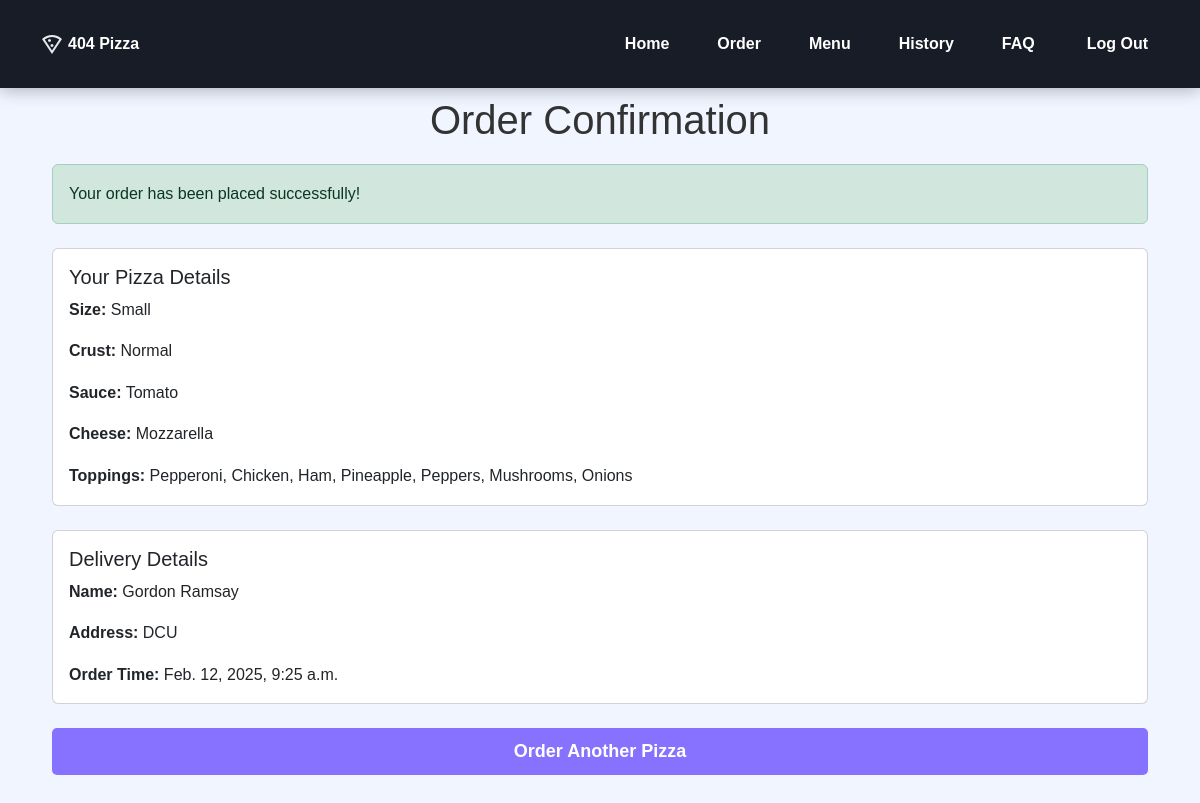
The app's page /order/ (signed in) with its own data.
### pizza_main/models.py (models this page shows, shortened)
class Pizza(models.Model):
    user = models.ForeignKey(User, on_delete=models.CASCADE, null=True, blank=True)
    size = models.ForeignKey(PizzaSize, on_delete=models.CASCADE)
    crust = models.ForeignKey(CrustType, on_delete=models.CASCADE)
    sauce = models.ForeignKey(Sauce, on_delete=models.CASCADE)
    cheese = models.ForeignKey(Cheese, on_delete=models.CASCADE)
    toppings = models.ManyToManyField(Topping)
    created_at = models.DateTimeField(default=now)
    name = models.CharField(max_length=100, default="Gordon Ramsay")
    address = models.TextField(default="DCU")

class PizzaSize(models.Model):
    name = models.CharField(max_length=50, unique=True)
    def __str__(self):
        return self.name

class CrustType(models.Model):
    name = models.CharField(max_length=50, unique=True)
    def __str__(self):
        return self.name

class Sauce(models.Model):
    name = models.CharField(max_length=50, unique=True)
    def __str__(self):
        return self.name

class Cheese(models.Model):
    name = models.CharField(max_length=50, unique=True)
    def __str__(self):
        return self.name

class Topping(models.Model):
    name = models.CharField(max_length=50, unique=True)
    def __str__(self):
        return self.name

### pizza_main/views.py (the view)
# urls.py: path('order/', views.order_confirmation, name='order'),
@login_required
def order_confirmation(request):
    pizza_id = request.session.get('pizza_id')
    if not pizza_id:
        return redirect('create_pizza')
    pizza = get_object_or_404(Pizza, id=pizza_id)
    if 'pizza_id' in request.session:
        del request.session['pizza_id']
    messages.success(request, 'Your order has been placed successfully!')
    return render(request, 'order.html', {'pizza': pizza})

### pizza_main/templates/order.html
{% extends 'navbar.html' %}
{% block content %}
<div class="container mt-5">
    <h1 class="text-center">Order Confirmation</h1>
    {% if messages %}
        {% for message in messages %}
            <div class="alert alert-success">{{ message }}</div>
        {% endfor %}
    {% endif %}
    <div class="card mt-4">
        <div class="card-body">
            <h5 class="card-title">Your Pizza Details</h5>
            <p class="card-text"><strong>Size:</strong> {{ pizza.size }}</p>
            <p class="card-text"><strong>Crust:</strong> {{ pizza.crust }}</p>
            <p class="card-text"><strong>Sauce:</strong> {{ pizza.sauce }}</p>
            <p class="card-text"><strong>Cheese:</strong> {{ pizza.cheese }}</p>
            <p class="card-text"><strong>Toppings:</strong> {{ pizza.toppings.all|join:", " }}</p>
        </div>
    </div>
    <div class="card mt-4">
        <div class="card-body">
            <h5 class="card-title">Delivery Details</h5>
            <p class="card-text"><strong>Name:</strong> {{ pizza.name }}</p>
            <p class="card-text"><strong>Address:</strong> {{ pizza.address }}</p>
            <p class="card-text"><strong>Order Time:</strong> {{ pizza.created_at }}</p>
        </div>
    </div>
    <div class="text-center mt-4">
        <a href="{% url 'create_pizza' %}" class="btn btn-primary">Order Another Pizza</a>
    </div>
</div>
{% endblock %}

### pizza_main/static/css/other.css (style rules this page uses)
body { margin: 0; padding: 48px 0; line-height: 1.6rem; min-height: 100vh; font-family: var(--body-font); font-size: var(--normal-font-size); background-color: var(--body-color); }
a { text-decoration: none; }
.container { max-width: 1120px; margin-inline: 1.5rem; }
@media screen and (min-width: 1118px) { .container { margin-inline: auto; } }
*, *::before, *::after { box-sizing: border-box; }
.btn-primary { background-color: #8672FF; border: none; padding: 10px; width: 100%; font-size: 18px; font-weight: bold; border-radius: 5px; transition: background 0.3s ease; }
h1 { text-align: center; color: #333; margin-bottom: 20px; }
*:before, *:after { -moz-box-sizing: border-box; -webkit-box-sizing: border-box; box-sizing: border-box; }
body { margin: 0; }

### records on screen
Pizza: size "Small", crust "Normal", sauce "Tomato", cheese "Mozzarella", toppings.all "Pepperoni, Chicken, Ham, Pineapple, Peppers, Mushrooms, Onions", name "Gordon Ramsay", address "DCU", created_at "Feb. 12, 2025, 9:25 a.m."

### other values on screen
{{ message }} "Your order has been placed successfully!"
